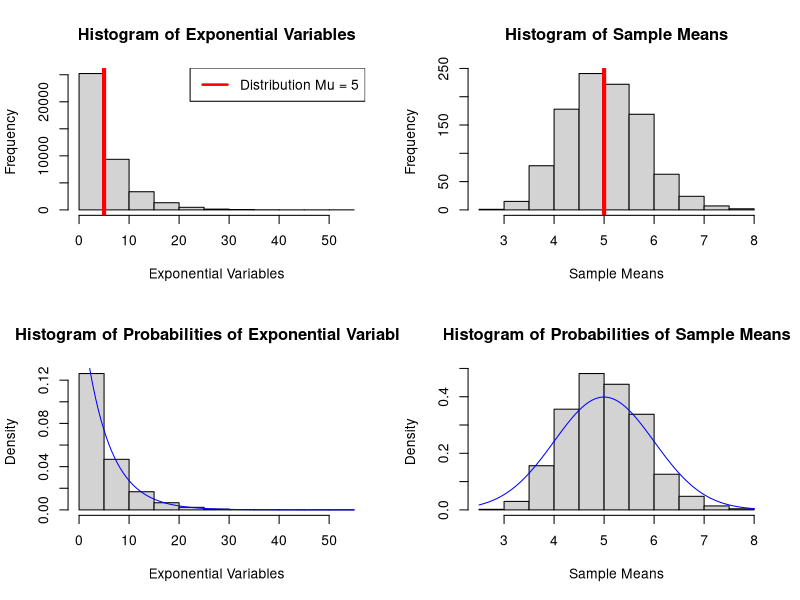

Write the R code that produced this figure.
## Coursera Data Science Specialization - Statistical Inference
## Project code


## Written by: Michael Gregory
## Date: 07-Nov-2015

##In this (part I) of the project I will investigate the exponential distribution in R and compare it with the Central Limit Theorem. The 
##exponential distribution can be simulated in R with rexp(n, lambda) where lambda is the rate parameter. The mean of exponential distribution 
##is 1/lambda and the standard deviation is also 1/lambda. Set lambda = 0.2 for all of the simulations. I will investigate the distribution 
##of averages of 40 exponentials. I will do a thousand simulations.

##setwd("~/Documents/School/coursera/data science/statistical inference//project")

set.seed(11072015)

nosim <- 1000
n <- 40
lambda <- 0.2
sampleMatrix <- matrix(rexp(nosim * n, lambda), nosim)
sampleMeans <- apply(sampleMatrix, 1, mean)
sampleVars <- apply(sampleMatrix, 1, var)


##Illustrate via simulation and associated explanatory text the properties of the distribution of the mean of 40 exponentials.  You should
##1. Show the sample mean and compare it to the theoretical mean of the distribution.

##From the exponential distribution we know that the distribution mean is 1/lambda.

distMean <- 1/lambda

##For the sample mean we know that:
##$$
        ##\bar X = \sum_{i=1}^n x_i p(x_i)
##$$
        ##where $p(x_i) = 1/n$

##We could use the mean() function of R but lets calculate it.
calcSampleMean <- sum(sampleMatrix) / (nosim * n)
sampleMean <- mean(sampleMatrix)

##and compare the two results rounded to 10 decimal places.
round((calcSampleMean - sampleMean), 10)

##Now lets compare the sample mean and the distribution mean.
cat(sprintf("The sample mean (%g) is a good approximation of the distrbution mean (%g).\n", round(sampleMean, 4), round(distMean, 4)))


##2. Show how variable the sample is (via variance) and compare it to the theoretical variance of the distribution.

##From the exponential distribution we know that the distribution SD (sigma) is 1/lambda and the distribution variance is sigma^2.
distSD <- 1/lambda
distVar <- distSD^2

##We could use R to calculate the sample variance but lets do it manually first.
calcSampleVar <- sum((sampleMatrix - sampleMean)^2) / ((nosim * n) - 1)
sampleVar <- var(c(sampleMatrix))
round((calcSampleVar - sampleVar), 10)

cat(sprintf("The sample variance (%g) is a good approximation of the distrbution variance (%g).\n", round(sampleVar, 4), round(distVar, 4)))


##Likewise we could use R to calculate the sample SD but lets do it manually and compare.
calcSampleSD <- sqrt(calcSampleVar)
sampleSD <- sd(sampleMatrix)
round((calcSampleSD - sampleSD), 10)

cat(sprintf("The sample standard deviation (%g) is a good approximation of the distrbution standard deviation (%g)", round(sampleSD, 4), round(distSD, 4)))

##3. Show that the distribution is approximately normal.

par(mfrow = c(2,2))
hist(sampleMatrix, main = "Histogram of Exponential Variables", xlab = "Exponential Variables")
abline(v=distMean, lwd = 4, col = "red")
legend("topright", "Distribution Mu = 5", lty=1, lwd=2.5, col= "red")

hist(sampleMeans, main = "Histogram of Sample Means", xlab = "Sample Means")
abline(v=distMean, lwd = 4, col = "red")

hist(sampleMatrix, main = "Histogram of Probabilities of Exponential Variables", xlab = "Exponential Variables", prob = TRUE)
curve(dexp(x,lambda), add=TRUE, col = "blue")

hist(sampleMeans, main = "Histogram of Probabilities of Sample Means", xlab = "Sample Means", prob = TRUE)
curve(dnorm(x, mean = sampleMean), add=TRUE, col = "blue")


##g <- ggplot(data = data.frame(c(sampleMeans)), aes(x = c.sampleMeans.)) 
##g <- g + geom_histogram(aes(y = ..density..), fill = "lightblue", binwidth=1, colour = "black")
##g <- g + geom_density(size = 2, colour = "black")
##g


